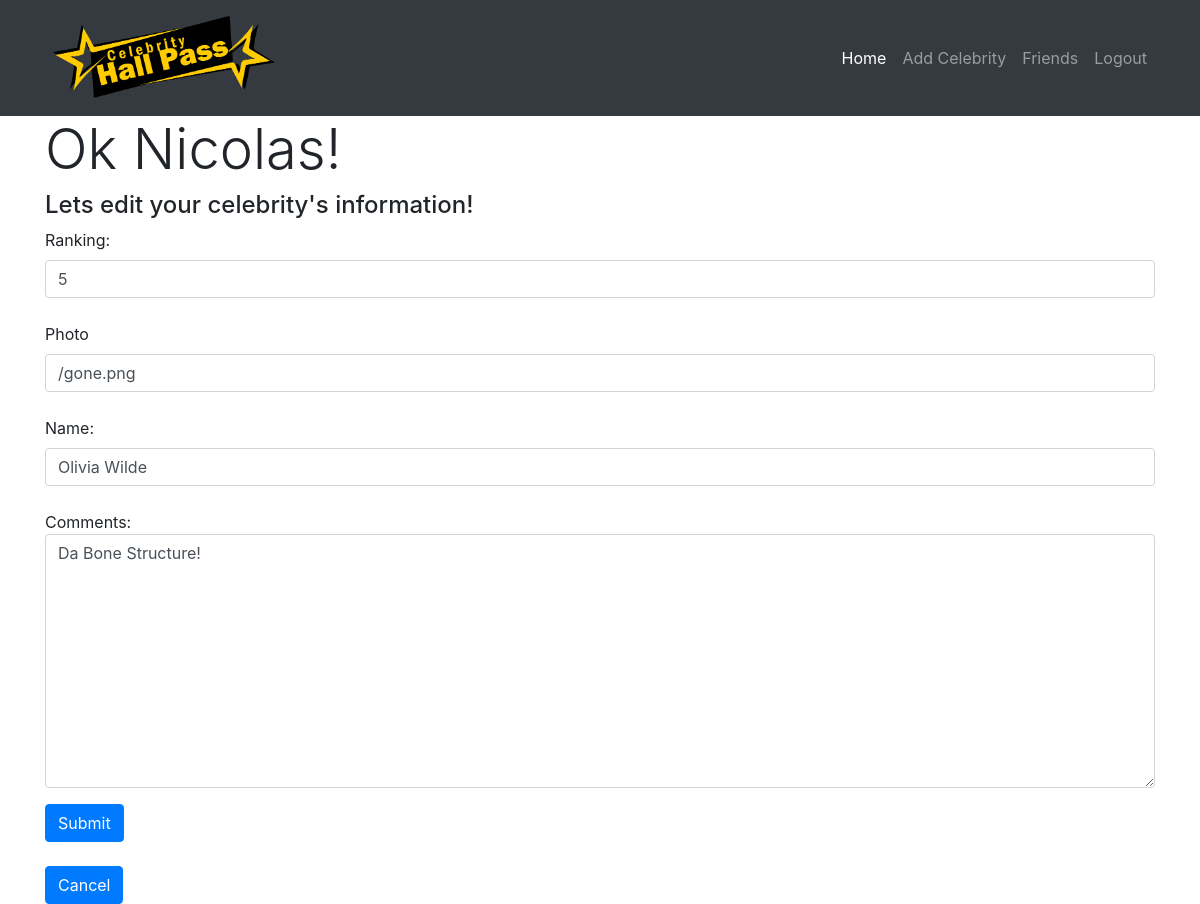
The page /celeb/edit/3 (signed in) on the database its author committed.
### HallPass/models.py (models this page shows)
class User(models.Model):
	first_name = models.CharField(max_length=255)
	last_name = models.CharField(max_length=255)
	email = models.CharField(max_length=255)
	password = models.CharField(max_length=255)
	created_at = models.DateTimeField(auto_now_add=True)
	updated_at = models.DateTimeField(auto_now=True)
	objects = UserManager()

class Celeb(models.Model):
	ranking = models.PositiveSmallIntegerField()
	photo = models.CharField(max_length=255)
	name = models.CharField(max_length=255)
	comments = models.TextField()
	users = models.ManyToManyField(User, related_name="celebs")
	created_at = models.DateTimeField(auto_now_add=True)
	updated_at = models.DateTimeField(auto_now=True)
	objects = CelebManager()

### HallPass/views.py (the view)
# urls.py: path('celeb/edit/<int:id>', views.edit),
def edit(request, id):
    context = {
        "celeb": Celeb.objects.get(id=id),
        "user": User.objects.filter(id=request.session['userid'])[0]
    }
    return render(request, "edit.html", context)

### HallPass/templates/edit.html (shortened to what this page needs)
<!DOCTYPE html>
<html lang="en">
<head>
    <link rel="stylesheet" href="https://stackpath.bootstrapcdn.com/bootstrap/4.3.1/css/bootstrap.min.css">
</head>
<body>
  {% load static %}
	<nav class="navbar navbar-expand-lg navbar-dark bg-dark static-top">
        <div class="container">
          <img style="max-height: 100px;" src = "{% static "hallpasslogo.png" %}" alt="my img">
          <div class="collapse navbar-collapse" id="navbarResponsive">
            <ul class="navbar-nav ml-auto">
              <li class="nav-item active">
                <a class="nav-link" href="/myhallpass">Home
                </a>
              </li>
              <li class="nav-item">
                <a class="nav-link" href="/celebs/new">Add Celebrity</a>
              </li>
              <li class="nav-item">
                <a class="nav-link" href="/friends">Friends</a>
              </li>
              <li class="nav-item">
                <a class="nav-link" href="/logout">Logout</a>
              </li>
            </ul>
          </div>
        </div>
      </nav>
    <div class="container">
    <h1 class="display-4">Ok {{user.first_name}}!</h1>
    <h4>Lets edit your celebrity's information!</h4>
    <form action="/celeb/{{celeb.id}}/update" method="post">
        <label for="ranking">Ranking:</label>
        <input class="form-control" type="number" min="1" max="5" name="ranking" value="{{celeb.ranking}}">
        <br>
        <label for="photo">Photo</label>
        <input class="form-control" type="url" name="photo" value="{{celeb.photo}}">
        <br>
        <label for="name">Name:</label>
        <input class="form-control" type="text" name="name" value="{{celeb.name}}">
        <br>
        <p>Comments:<textarea class="form-control" name="comments" id="comments" cols="30" rows="10">{{celeb.comments}}</textarea></p>
        <input class="btn btn-primary" type="submit" name="Submit">
    </form>
    <br>
    <a href="/myhallpass" ><button class="btn btn-primary">Cancel</button></a>
    </div>
</body>
</html>

### rows shown on the page
User: first_name "Nicolas"
Celeb: ranking "5", photo "/gone.png", name "Olivia Wilde", comments "Da Bone Structure!"
